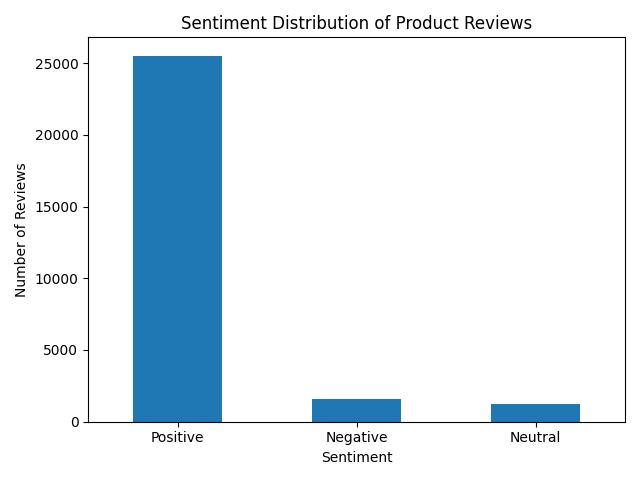

Recreate this plot in Python.
import pandas as pd
import matplotlib.pyplot as plt

# Load dataset
df = pd.read_csv("dataset/clean_reviews_v2.csv")

# Count each sentiment
sentiment_counts = df["Sentiment"].value_counts()

# Display counts
print("Sentiment Distribution:")
print(sentiment_counts)

# Create bar chart
sentiment_counts.plot(kind="bar")

plt.title("Sentiment Distribution of Product Reviews")
plt.xlabel("Sentiment")
plt.ylabel("Number of Reviews")
plt.xticks(rotation=0)
plt.tight_layout()

# Save chart
plt.savefig("outputs/sentiment_distribution.png")

# Display chart
plt.show()
